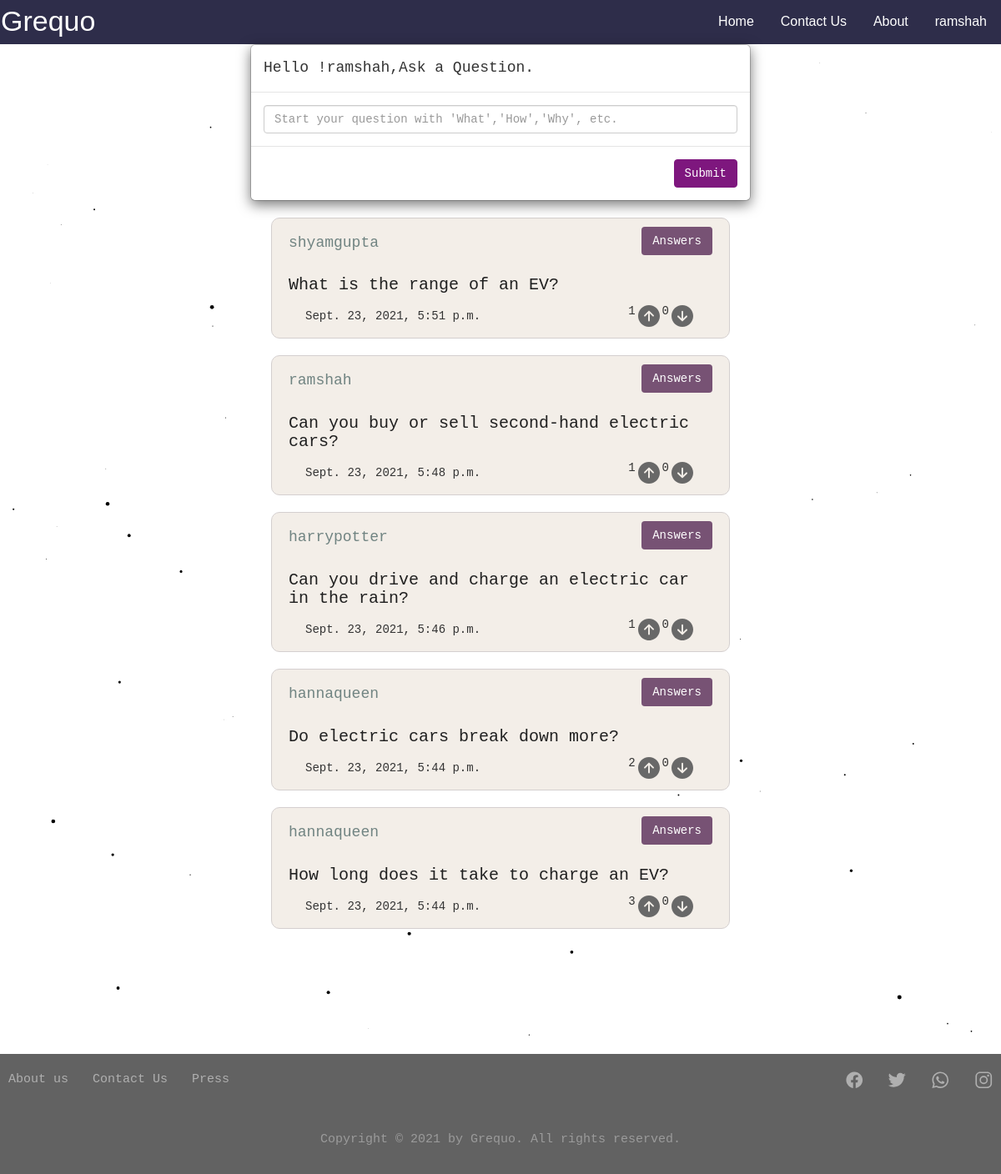
Page / (signed in) on the committed database.
### GrequoApp/models.py (models this page shows, shortened)
class Userquest(models.Model):
    id = models.BigAutoField(auto_created=True, primary_key=True,
                             serialize=False, verbose_name='ID')
    author = models.ForeignKey(User, default=1,
                               null=False,
                               on_delete=models.CASCADE)
    quest = models.TextField(max_length=300, default='')
    timestamp = models.DateTimeField(default=timezone.now)
    like_count = models.PositiveSmallIntegerField(default=0)
    dislike_count = models.PositiveSmallIntegerField(default=0)

### GrequoApp/views.py (the view, shortened to what this page needs)
# urls.py: path("", views.index, name="IndexPage"),
def index(request):
    if request.user.is_authenticated:
        snipps = Userquest.objects.all().order_by('-timestamp')
        return render(request, 'home.html', {'snipps': snipps})
    else:
        return redirect('/signup')

### templates/home.html (shortened to what this page needs)
<!DOCTYPE html>
<html lang="en">
<head>
  <link rel="stylesheet" href="https://maxcdn.bootstrapcdn.com/bootstrap/3.4.1/css/bootstrap.min.css" />
  <link rel="stylesheet" href="static/css/home.css" />
</head>
<body>
  <div class="navbar">
    <span>Grequo</span>
    <div class="user-dropdown">
      <button class="dropbtn">{{ request.user }}</button>
    </div>
    <a href="/aboutus">About</a>
    <a href="/contactus">Contact Us</a>
    <a href="/">Home</a>
  </div>
  <div class="feed">
    <div class="modal-content">
      <div class="modal-header">
        <h4 class="modal-title">Hello !{{ request.user }},Ask a Question.</h4>
      </div>
      <form action="/" method="POST">
        <div class="modal-body">
          <input type="text" class="form-control" id="questionInput" name="question"
            placeholder="Start your question with 'What','How','Why', etc." />
        </div>
        <div class="modal-footer">
          <button type="submit" class="btn btn-success" id="buttonSubmitID">
            Submit
          </button>
        </div>
      </form>
    </div>
  </div>
  <section class="sectionTwo">
    {% for snips in snipps %}
    <div class="displayQuestion">
      <div class="displayQuestion-header">
        <span>
          <h4>{{snips.author}}</h4>
        </span>
        <a href="{% url 'GetUserPost' snips.id  %}"><button type="button" class="btn">Answers</button></a>
      </div>
      <h3>{{snips.quest}}</h3>
      <div class="displayQuestion-footer">
        <span class="date">{{snips.timestamp}}</span>
        <div>
          <p class="votes">{{snips.like_count}}</p>
          <a href="{% url 'LikePost' snips.id %}">
            <ion-icon class="up" name="arrow-up-circle"></ion-icon>
          </a>
          <p class="Downvotes">{{snips.dislike_count}}</p>
          <a href="{% url 'DislikePost' snips.id %}">
            <ion-icon class="down" name="arrow-down-circle"></ion-icon>
          </a>
        </div>
      </div>
    </div>
    {% endfor %}
    <footer>
      <div class="row">
        <div class="col span-1-of-2">
          <ul class="footer-nav">
            <li><a href="/aboutus">About us</a></li>
            <li><a href="/contactus">Contact Us</a></li>
            <li><a href="#">Press</a></li>
          </ul>
        </div>
        <div class="col span-1-of-2">
          <ul class="social-icons">
            <li>
              <a href="https://www.facebook.com" target="_blank">
                <ion-icon class="fb-icon" name="logo-facebook"></ion-icon>
              </a>
            </li>
            <li>
              <a href="https://twitter.com" target="_blank">
                <ion-icon class="twitter-icon" name="logo-twitter"></ion-icon>
              </a>
            </li>
            <li>
              <a href="https://web.whatsapp.com" target="_blank">
                <ion-icon class="whatsapp-icon" name="logo-whatsapp"></ion-icon>
              </a>
            </li>
            <li>
              <a href="https://www.instagram.com" target="_blank">
                <ion-icon class="ig-icon" name="logo-instagram"></ion-icon>
              </a>
            </li>
          </ul>
        </div>
      </div>
      <div class="row">
        <p>Copyright &copy; 2021 by Grequo. All rights reserved.</p>
      </div>
    </footer>
</body>
</html>

### templates/static/css/home.css (style rules this page uses)
* { margin: 0; padding: 0; -webkit-box-sizing: border-box; box-sizing: border-box; }
body { margin: 0; padding: 0; overflow-x: hidden; font-family: monospace; }
.navbar { overflow: visible; background-color: rgb(46 45 74); font-family: Arial; margin-bottom: 0; border-radius: 0; }
.navbar a { float: right; font-size: 16px; color: white; text-align: center; padding: 14px 16px; text-decoration: none; }
.user-dropdown { float: right; }
.user-dropdown .dropbtn { font-size: 16px; border: none; outline: none; color: white; padding: 14px 16px; background-color: inherit; font-family: inherit; margin: 0; }
.navbar span { color: white; font-size: 34px; }
.feed { width: 600px; margin: 0 auto; padding: 0; }
.displayQuestion-footer { display: flex; justify-content: space-between; padding: 0 20px; }
.displayQuestion-footer a { text-decoration: none; color: rgb(104, 104, 104); display: inline-flex; }
.displayQuestion-footer .up, .down { font-size: 32px; }
.displayQuestion-footer .date { padding-top: 6px; }
.displayQuestion-header .btn { color: white; background-color: rgb(119, 82, 116); }
.sectionTwo .displayQuestion { background-color: #f3eee8; border: 1px solid rgb(212 207 207); width: 550px; margin: 20px auto; border-radius: 10px; padding: 10px 20px; }
.displayQuestion div { display: flex; justify-content: space-between; }
.displayQuestion h3, h4 { word-wrap: break-word; }
.displayQuestion h4 { font-size: 18px; font-family: "Courier New", Courier, monospace; color: rgba(47, 79, 79, 0.671); }
.displayQuestion h3 { font-size: 20px; color: rgb(32, 32, 32); }
.btn-success { background-color: #7e177e; border-color: #7e177e; outline: none; }
footer { background-color: rgb(98, 98, 98); padding: 20px 25px; font-size: 15px; margin-top: 150px; }
.footer-nav { list-style: none; float: left; }
.social-icons { list-style: none; float: right; }
.footer-nav li, .social-icons li { display: inline-block; margin-right: 20px; }
.footer-nav li:last-child, .social-icons li:last-child { margin-right: 0; }
.footer-nav li a:link, .footer-nav li a:visited, .social-icons li a:link, .social-icons li a:visited { color: rgba(180, 180, 180, 0.945); text-decoration: none; border: none; -webkit-transition: color 0.2s; -o-transition: color 0.2s; transition: color 0.2s; }
.social-icons li a:link, .social-icons li a:visited { font-size: 150%; }
footer p { color: rgb(155, 155, 155); text-align: center; margin-top: 30px; }

### rows in the picture
Userquest: author "shyamgupta", quest "What is the range of an EV?", timestamp "Sept. 23, 2021, 5:51 p.m.", like_count "1", dislike_count "0"
Userquest: author "ramshah", quest "Can you buy or sell second-hand electric cars?", timestamp "Sept. 23, 2021, 5:48 p.m.", like_count "1", dislike_count "0"
Userquest: author "harrypotter", quest "Can you drive and charge an electric car in the rain?", timestamp "Sept. 23, 2021, 5:46 p.m.", like_count "1", dislike_count "0"
Userquest: author "hannaqueen", quest "Do electric cars break down more?", timestamp "Sept. 23, 2021, 5:44 p.m.", like_count "2", dislike_count "0"
Userquest: author "hannaqueen", quest "How long does it take to charge an EV?", timestamp "Sept. 23, 2021, 5:44 p.m.", like_count "3", dislike_count "0"

### other values in the picture
{{ request.user }} "ramshah"
